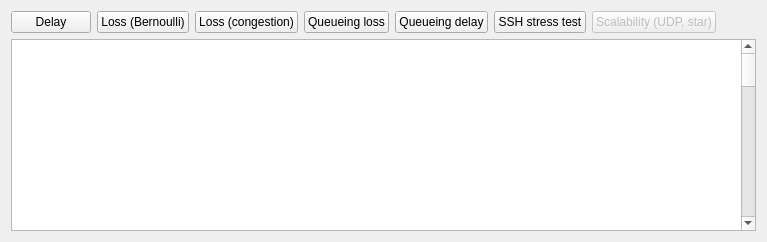
      <widget class="QWidget" name="tabValidation">
       <attribute name="title">
        <string>Validation</string>
       </attribute>
       <layout class="QVBoxLayout" name="verticalLayout_5">
        <item>
         <layout class="QHBoxLayout" name="horizontalLayout_4">
          <item>
           <widget class="QPushButton" name="btnStartDelayValidation">
            <property name="text">
             <string>Delay</string>
            </property>
           </widget>
          </item>
          <item>
           <widget class="QPushButton" name="btnStartLossBernValidation">
            <property name="text">
             <string>Loss (Bernoulli)</string>
            </property>
           </widget>
          </item>
          <item>
           <widget class="QPushButton" name="btnStartCongestionValidation">
            <property name="text">
             <string>Loss (congestion)</string>
            </property>
           </widget>
          </item>
          <item>
           <widget class="QPushButton" name="btnStartQueueingLossValidation">
            <property name="text">
             <string>Queueing loss</string>
            </property>
           </widget>
          </item>
          <item>
           <widget class="QPushButton" name="btn_QueueingDelay">
            <property name="text">
             <string>Queueing delay</string>
            </property>
           </widget>
          </item>
          <item>
           <widget class="QPushButton" name="btnSshStressTest">
            <property name="text">
             <string>SSH stress test</string>
            </property>
           </widget>
          </item>
          <item>
           <widget class="QPushButton" name="btnBatchScalability">
            <property name="enabled">
             <bool>false</bool>
            </property>
            <property name="text">
             <string>Scalability (UDP, star)</string>
            </property>
           </widget>
          </item>
          <item>
           <spacer name="horizontalSpacer_3">
            <property name="orientation">
             <enum>Qt::Horizontal</enum>
            </property>
            <property name="sizeHint" stdset="0">
             <size>
              <width>40</width>
              <height>20</height>
             </size>
            </property>
           </spacer>
          </item>
         </layout>
        </item>
        <item>
         <widget class="QTextEdit" name="txtValidation">
          <property name="html">
           <string>&lt;!DOCTYPE HTML PUBLIC &quot;-//W3C//DTD HTML 4.0//EN&quot; &quot;http://www.w3.org/TR/REC-html40/strict.dtd&quot;&gt;
&lt;html&gt;&lt;head&gt;&lt;meta name=&quot;qrichtext&quot; content=&quot;1&quot; /&gt;&lt;style type=&quot;text/css&quot;&gt;
p, li { white-space: pre-wrap; }
&lt;/style&gt;&lt;/head&gt;&lt;body style=&quot; font-family:'Liberation Sans'; font-size:10pt; font-weight:400; font-style:normal;&quot;&gt;
&lt;table border=&quot;0&quot; style=&quot;-qt-table-type: root; margin-top:4px; margin-bottom:4px; margin-left:4px; margin-right:4px;&quot;&gt;
&lt;tr&gt;
&lt;td style=&quot;border: none;&quot;&gt;
&lt;p style=&quot;-qt-paragraph-type:empty; margin-top:0px; margin-bottom:0px; margin-left:0px; margin-right:0px; -qt-block-indent:0; text-indent:0px;&quot;&gt;&lt;/p&gt;
&lt;p style=&quot;-qt-paragraph-type:empty; margin-top:0px; margin-bottom:0px; margin-left:0px; margin-right:0px; -qt-block-indent:0; text-indent:0px;&quot;&gt;&lt;/p&gt;
&lt;p style=&quot;-qt-paragraph-type:empty; margin-top:0px; margin-bottom:0px; margin-left:0px; margin-right:0px; -qt-block-indent:0; text-indent:0px;&quot;&gt;&lt;/p&gt;
&lt;p style=&quot;-qt-paragraph-type:empty; margin-top:0px; margin-bottom:0px; margin-left:0px; margin-right:0px; -qt-block-indent:0; text-indent:0px;&quot;&gt;&lt;/p&gt;
&lt;p style=&quot;-qt-paragraph-type:empty; margin-top:0px; margin-bottom:0px; margin-left:0px; margin-right:0px; -qt-block-indent:0; text-indent:0px;&quot;&gt;&lt;/p&gt;
&lt;p style=&quot;-qt-paragraph-type:empty; margin-top:0px; margin-bottom:0px; margin-left:0px; margin-right:0px; -qt-block-indent:0; text-indent:0px;&quot;&gt;&lt;/p&gt;
&lt;p style=&quot;-qt-paragraph-type:empty; margin-top:0px; margin-bottom:0px; margin-left:0px; margin-right:0px; -qt-block-indent:0; text-indent:0px;&quot;&gt;&lt;/p&gt;
&lt;p style=&quot;-qt-paragraph-type:empty; margin-top:0px; margin-bottom:0px; margin-left:0px; margin-right:0px; -qt-block-indent:0; text-indent:0px;&quot;&gt;&lt;/p&gt;
&lt;p style=&quot;-qt-paragraph-type:empty; margin-top:0px; margin-bottom:0px; margin-left:0px; margin-right:0px; -qt-block-indent:0; text-indent:0px;&quot;&gt;&lt;/p&gt;
&lt;p style=&quot;-qt-paragraph-type:empty; margin-top:0px; margin-bottom:0px; margin-left:0px; margin-right:0px; -qt-block-indent:0; text-indent:0px;&quot;&gt;&lt;/p&gt;
&lt;p style=&quot;-qt-paragraph-type:empty; margin-top:0px; margin-bottom:0px; margin-left:0px; margin-right:0px; -qt-block-indent:0; text-indent:0px;&quot;&gt;&lt;/p&gt;
&lt;p style=&quot;-qt-paragraph-type:empty; margin-top:0px; margin-bottom:0px; margin-left:0px; margin-right:0px; -qt-block-indent:0; text-indent:0px;&quot;&gt;&lt;/p&gt;
&lt;p style=&quot;-qt-paragraph-type:empty; margin-top:0px; margin-bottom:0px; margin-left:0px; margin-right:0px; -qt-block-indent:0; text-indent:0px;&quot;&gt;&lt;/p&gt;
&lt;p style=&quot;-qt-paragraph-type:empty; margin-top:0px; margin-bottom:0px; margin-left:0px; margin-right:0px; -qt-block-indent:0; text-indent:0px;&quot;&gt;&lt;/p&gt;
&lt;p style=&quot;-qt-paragraph-type:empty; margin-top:0px; margin-bottom:0px; margin-left:0px; margin-right:0px; -qt-block-indent:0; text-indent:0px;&quot;&gt;&lt;/p&gt;
&lt;p style=&quot;-qt-paragraph-type:empty; margin-top:0px; margin-bottom:0px; margin-left:0px; margin-right:0px; -qt-block-indent:0; text-indent:0px;&quot;&gt;&lt;/p&gt;
&lt;p style=&quot;-qt-paragraph-type:empty; margin-top:0px; margin-bottom:0px; margin-left:0px; margin-right:0px; -qt-block-indent:0; text-indent:0px;&quot;&gt;&lt;/p&gt;
&lt;p style=&quot;-qt-paragraph-type:empty; margin-top:0px; margin-bottom:0px; margin-left:0px; margin-right:0px; -qt-block-indent:0; text-indent:0px;&quot;&gt;&lt;/p&gt;
&lt;p style=&quot;-qt-paragraph-type:empty; margin-top:0px; margin-bottom:0px; margin-left:0px; margin-right:0px; -qt-block-indent:0; text-indent:0px;&quot;&gt;&lt;/p&gt;
&lt;p style=&quot;-qt-paragraph-type:empty; margin-top:0px; margin-bottom:0px; margin-left:0px; margin-right:0px; -qt-block-indent:0; text-indent:0px;&quot;&gt;&lt;/p&gt;
&lt;p style=&quot;-qt-paragraph-type:empty; margin-top:0px; margin-bottom:0px; margin-left:0px; margin-right:0px; -qt-block-indent:0; text-indent:0px;&quot;&gt;&lt;/p&gt;
&lt;p style=&quot;-qt-paragraph-type:empty; margin-top:0px; margin-bottom:0px; margin-left:0px; margin-right:0px; -qt-block-indent:0; text-indent:0px;&quot;&gt;&lt;/p&gt;
&lt;p style=&quot;-qt-paragraph-type:empty; margin-top:0px; margin-bottom:0px; margin-left:0px; margin-right:0px; -qt-block-indent:0; text-indent:0px;&quot;&gt;&lt;/p&gt;
&lt;p style=&quot;-qt-paragraph-type:empty; margin-top:0px; margin-bottom:0px; margin-left:0px; margin-right:0px; -qt-block-indent:0; text-indent:0px;&quot;&gt;&lt;/p&gt;
&lt;p style=&quot;-qt-paragraph-type:empty; margin-top:0px; margin-bottom:0px; margin-left:0px; margin-right:0px; -qt-block-indent:0; text-indent:0px;&quot;&gt;&lt;/p&gt;
&lt;p style=&quot;-qt-paragraph-type:empty; margin-top:0px; margin-bottom:0px; margin-left:0px; margin-right:0px; -qt-block-indent:0; text-indent:0px;&quot;&gt;&lt;/p&gt;
&lt;p style=&quot;-qt-paragraph-type:empty; margin-top:0px; margin-bottom:0px; margin-left:0px; margin-right:0px; -qt-block-indent:0; text-indent:0px;&quot;&gt;&lt;/p&gt;
&lt;p style=&quot;-qt-paragraph-type:empty; margin-top:0px; margin-bottom:0px; margin-left:0px; margin-right:0px; -qt-block-indent:0; text-indent:0px;&quot;&gt;&lt;/p&gt;
&lt;p style=&quot;-qt-paragraph-type:empty; margin-top:0px; margin-bottom:0px; margin-left:0px; margin-right:0px; -qt-block-indent:0; text-indent:0px;&quot;&gt;&lt;/p&gt;
&lt;p style=&quot;-qt-paragraph-type:empty; margin-top:0px; margin-bottom:0px; margin-left:0px; margin-right:0px; -qt-block-indent:0; text-indent:0px;&quot;&gt;&lt;/p&gt;
&lt;p style=&quot;-qt-paragraph-type:empty; margin-top:0px; margin-bottom:0px; margin-left:0px; margin-right:0px; -qt-block-indent:0; text-indent:0px;&quot;&gt;&lt;/p&gt;
&lt;p style=&quot;-qt-paragraph-type:empty; margin-top:0px; margin-bottom:0px; margin-left:0px; margin-right:0px; -qt-block-indent:0; text-indent:0px;&quot;&gt;&lt;/p&gt;
&lt;p style=&quot;-qt-paragraph-type:empty; margin-top:0px; margin-bottom:0px; margin-left:0px; margin-right:0px; -qt-block-indent:0; text-indent:0px;&quot;&gt;&lt;/p&gt;
&lt;p style=&quot;-qt-paragraph-type:empty; margin-top:0px; margin-bottom:0px; margin-left:0px; margin-right:0px; -qt-block-indent:0; text-indent:0px;&quot;&gt;&lt;/p&gt;
&lt;p style=&quot;-qt-paragraph-type:empty; margin-top:0px; margin-bottom:0px; margin-left:0px; margin-right:0px; -qt-block-indent:0; text-indent:0px;&quot;&gt;&lt;/p&gt;
&lt;p style=&quot;-qt-paragraph-type:empty; margin-top:0px; margin-bottom:0px; margin-left:0px; margin-right:0px; -qt-block-indent:0; text-indent:0px;&quot;&gt;&lt;/p&gt;
&lt;p style=&quot;-qt-paragraph-type:empty; margin-top:0px; margin-bottom:0px; margin-left:0px; margin-right:0px; -qt-block-indent:0; text-indent:0px;&quot;&gt;&lt;/p&gt;
&lt;p style=&quot;-qt-paragraph-type:empty; margin-top:0px; margin-bottom:0px; margin-left:0px; margin-right:0px; -qt-block-indent:0; text-indent:0px;&quot;&gt;&lt;/p&gt;
&lt;p style=&quot;-qt-paragraph-type:empty; margin-top:0px; margin-bottom:0px; margin-left:0px; margin-right:0px; -qt-block-indent:0; text-indent:0px;&quot;&gt;&lt;/p&gt;
&lt;p style=&quot;-qt-paragraph-type:empty; margin-top:0px; margin-bottom:0px; margin-left:0px; margin-right:0px; -qt-block-indent:0; text-indent:0px;&quot;&gt;&lt;/p&gt;
&lt;p style=&quot;-qt-paragraph-type:empty; margin-top:0px; margin-bottom:0px; margin-left:0px; margin-right:0px; -qt-block-indent:0; text-indent:0px;&quot;&gt;&lt;/p&gt;
&lt;p style=&quot;-qt-paragraph-type:empty; margin-top:0px; margin-bottom:0px; margin-left:0px; margin-right:0px; -qt-block-indent:0; text-indent:0px;&quot;&gt;&lt;/p&gt;
&lt;p style=&quot;-qt-paragraph-type:empty; margin-top:0px; margin-bottom:0px; margin-left:0px; margin-right:0px; -qt-block-indent:0; text-indent:0px;&quot;&gt;&lt;/p&gt;
&lt;p style=&quot;-qt-paragraph-type:empty; margin-top:0px; margin-bottom:0px; margin-left:0px; margin-right:0px; -qt-block-indent:0; text-indent:0px;&quot;&gt;&lt;/p&gt;
&lt;p style=&quot;-qt-paragraph-type:empty; margin-top:0px; margin-bottom:0px; margin-left:0px; margin-right:0px; -qt-block-indent:0; text-indent:0px;&quot;&gt;&lt;/p&gt;
&lt;p style=&quot;-qt-paragraph-type:empty; margin-top:0px; margin-bottom:0px; margin-left:0px; margin-right:0px; -qt-block-indent:0; text-indent:0px;&quot;&gt;&lt;/p&gt;
&lt;p style=&quot;-qt-paragraph-type:empty; margin-top:0px; margin-bottom:0px; margin-left:0px; margin-right:0px; -qt-block-indent:0; text-indent:0px;&quot;&gt;&lt;/p&gt;
&lt;p style=&quot;-qt-paragraph-type:empty; margin-top:0px; margin-bottom:0px; margin-left:0px; margin-right:0px; -qt-block-indent:0; text-indent:0px;&quot;&gt;&lt;/p&gt;
&lt;p style=&quot;-qt-paragraph-type:empty; margin-top:0px; margin-bottom:0px; margin-left:0px; margin-right:0px; -qt-block-indent:0; text-indent:0px;&quot;&gt;&lt;/p&gt;
&lt;p style=&quot;-qt-paragraph-type:empty; margin-top:0px; margin-bottom:0px; margin-left:0px; margin-right:0px; -qt-block-indent:0; text-indent:0px;&quot;&gt;&lt;/p&gt;
&lt;p style=&quot;-qt-paragraph-type:empty; margin-top:0px; margin-bottom:0px; margin-left:0px; margin-right:0px; -qt-block-indent:0; text-indent:0px;&quot;&gt;&lt;/p&gt;
&lt;p style=&quot;-qt-paragraph-type:empty; margin-top:0px; margin-bottom:0px; margin-left:0px; margin-right:0px; -qt-block-indent:0; text-indent:0px;&quot;&gt;&lt;/p&gt;
&lt;p style=&quot;-qt-paragraph-type:empty; margin-top:0px; margin-bottom:0px; margin-left:0px; margin-right:0px; -qt-block-indent:0; text-indent:0px;&quot;&gt;&lt;/p&gt;
&lt;p style=&quot;-qt-paragraph-type:empty; margin-top:0px; margin-bottom:0px; margin-left:0px; margin-right:0px; -qt-block-indent:0; text-indent:0px;&quot;&gt;&lt;/p&gt;
&lt;p style=&quot;-qt-paragraph-type:empty; margin-top:0px; margin-bottom:0px; margin-left:0px; margin-right:0px; -qt-block-indent:0; text-indent:0px;&quot;&gt;&lt;/p&gt;
&lt;p style=&quot;-qt-paragraph-type:empty; margin-top:0px; margin-bottom:0px; margin-left:0px; margin-right:0px; -qt-block-indent:0; text-indent:0px;&quot;&gt;&lt;/p&gt;
&lt;p style=&quot;-qt-paragraph-type:empty; margin-top:0px; margin-bottom:0px; margin-left:0px; margin-right:0px; -qt-block-indent:0; text-indent:0px;&quot;&gt;&lt;/p&gt;
&lt;p style=&quot;-qt-paragraph-type:empty; margin-top:0px; margin-bottom:0px; margin-left:0px; margin-right:0px; -qt-block-indent:0; text-indent:0px;&quot;&gt;&lt;/p&gt;
&lt;p style=&quot;-qt-paragraph-type:empty; margin-top:0px; margin-bottom:0px; margin-left:0px; margin-right:0px; -qt-block-indent:0; text-indent:0px;&quot;&gt;&lt;/p&gt;
&lt;p style=&quot;-qt-paragraph-type:empty; margin-top:0px; margin-bottom:0px; margin-left:0px; margin-right:0px; -qt-block-indent:0; text-indent:0px;&quot;&gt;&lt;/p&gt;
&lt;p style=&quot;-qt-paragraph-type:empty; margin-top:0px; margin-bottom:0px; margin-left:0px; margin-right:0px; -qt-block-indent:0; text-indent:0px;&quot;&gt;&lt;/p&gt;
&lt;p style=&quot;-qt-paragraph-type:empty; margin-top:0px; margin-bottom:0px; margin-left:0px; margin-right:0px; -qt-block-indent:0; text-indent:0px;&quot;&gt;&lt;/p&gt;&lt;/td&gt;&lt;/tr&gt;&lt;/table&gt;&lt;/body&gt;&lt;/html&gt;</string>
          </property>
         </widget>
        </item>
       </layout>
      </widget>
